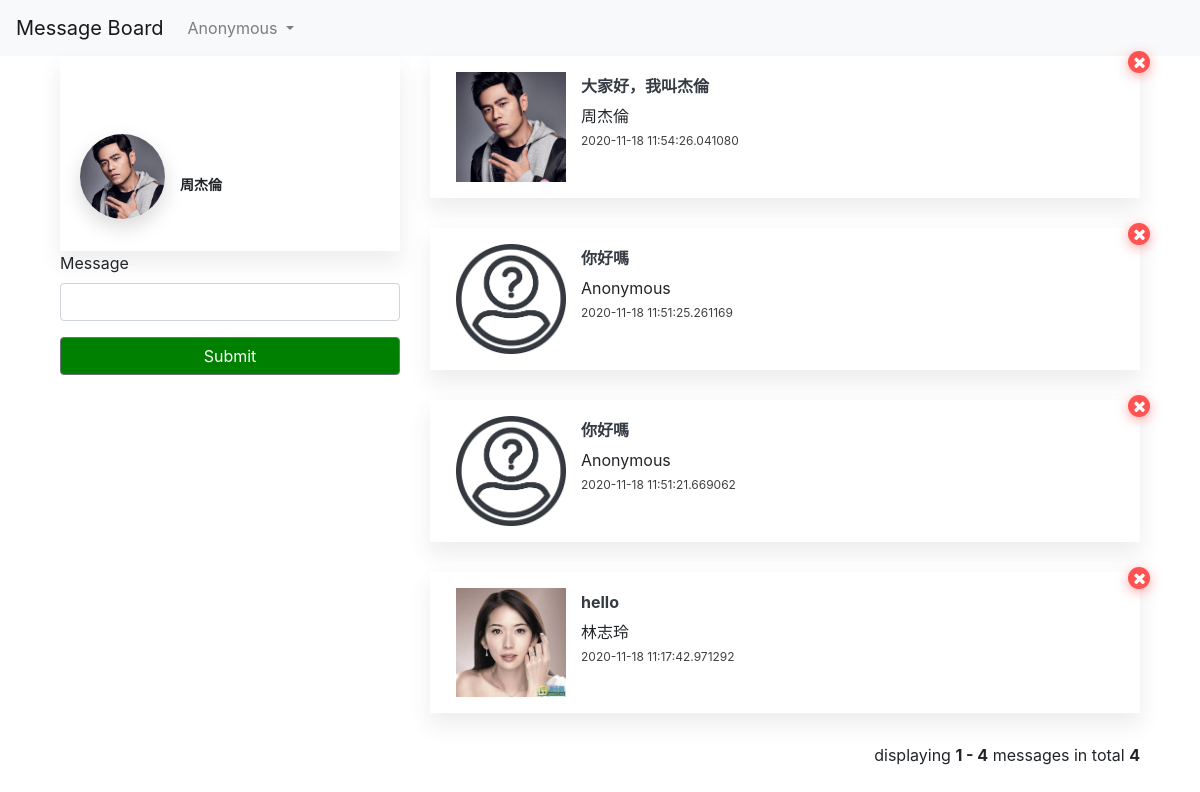
Page /message/1 on the committed database.
### models.py (models this page shows, shortened)
class User(db.Model):
    __tablename__ = 'users'
    id = db.Column(db.Integer, primary_key=True)
    account = db.Column(db.String(64), unique=True)
    password = db.Column(db.String(64))
    username = db.Column(db.String(64))

class Message(db.Model):
    __tablename__ = 'messages'
    id = db.Column(db.Integer, primary_key=True)
    owner = db.Column(db.String(64), db.ForeignKey('users.account')) # foreignkey: user
    senter = db.Column(db.String(64), db.ForeignKey('users.account')) # foreignkey: user
    message = db.Column(db.Text(64)) # no limit
    pub_date = db.Column(db.String, nullable=False,
                         default=datetime.now())
    owner_relationship = db.relationship('User', foreign_keys='Message.owner')
    senter_relationship = db.relationship('User', foreign_keys='Message.senter')

### app.py (the view, shortened to what this page needs)
@app.route('/message/<userid>', methods=['GET', 'POST']) # 進入訊息頁面
def message(userid):
    if 'account' in session:
        current_user = User.query.filter_by(account=session['account']).first()
    else:
        current_user = User.query.filter_by(username='Anonymous').first()
    owner = User.query.get(userid)
    form = MessageForm()
    messages = Message.query.filter_by(owner = owner.account).order_by(Message.pub_date).all()
    search = False
    q = request.args.get('q')
    if q:
        search = True
    page = request.args.get(get_page_parameter(), type=int, default=1)
    pagination = Pagination(page=page, per_page=4 ,total=len(messages), bs_version=4, search=search, record_name='messages')
    pagination_items = Message.query.filter_by(owner = owner.account).order_by(Message.pub_date.desc()).paginate(page=page, per_page=4)
    pagination_items = pagination_items.items
    content = {'owner': owner, 'form': form, 'messages': messages,
               'pagination': pagination, 'pagination_items': pagination_items,
               'current_user': current_user}
    return render_template('message.html', **content)

### form.py
class MessageForm(FlaskForm):
    message = StringField('Message', validators=[
        validators.DataRequired(),
    ])

### templates/message.html (shortened to what this page needs)
{% extends 'main.html' %}
{% import "bootstrap/wtf.html" as wtf %}
{% block content %}
<link href="https://maxcdn.bootstrapcdn.com/font-awesome/4.3.0/css/font-awesome.min.css" rel="stylesheet">
<link rel="stylesheet" href="{{ url_for('static',    filename='message.css') }}">
<div class="container mb-4">
    <div class="row">
        <div class="col-lg-4 pb-5">
            <div class="author-card pb-3">
                <div class="author-card-cover" style="background-image: url(https://bootdey.com/img/Content/flores-amarillas-wallpaper.jpeg);"></div>
                <div class="author-card-profile">
                    <div class="author-card-avatar"><img src="/static/images/{{ owner.account }}.jpg" alt="Daniel Adams">
                    </div>
                    <div class="author-card-details">
                        <h5 class="author-card-name text-lg">{{ owner.username}}</h5>
                    </div>
                </div>
            </div>
            <div class="wizard">
                <nav class="list-group list-group-flush">
                    <form action method="post">
                        {{ wtf.form_field(form.message) }}
                        <div class='wrapper'>
                        <button id="submit" class="btn btn-secondary" style="width:340px; background-color: green;" type="submit" value="Submit">Submit</button>
                        </div>
                    </form>
                </nav>
            </div>
        </div>
        <div class="col-lg-8 pb-5">
            {% for message in pagination_items %}
                <div class="cart-item d-md-flex justify-content-between"><span class="remove-item" onclick="javascript:location.href='/message/delete/{{message.id}}'" ><i class="fa fa-times"></i></span>
                    <div class="px-3 my-3">
                        <a class="cart-item-product">
                            <div class="cart-item-product-thumb"><img src="/static/images/{{ message.senter }}.jpg" alt="Product"></div>
                            <div class="cart-item-product-info">
                                <h4 class="cart-item-product-title" id="{{ message.id }}" data-senter="{{ message.senter }}" data-owner="{{ message.owner }}" data-message="{{ message.message }}" onclick="javascript:location.href='/message/{{message.owner_relationship.id}}/update/{{message.id}}'">{{ message.message }}</h4>
                                <div class="text-lg text-body font-weight-medium pb-1">{{ message.senter_relationship.username}}
                                </div><span>{{ message.pub_date}}</span>
                            </div>
                        </a>
                    </div>
                </div>
            {% endfor %}
                <div class="text-right">
                    <ul class="pagination pagination-split mt-0 float-right">
                        {{ pagination.info }}
                    </ul>
                </div>
        </div>
    </div>
</div>
{% endblock content %}

### templates/main.html (shortened to what this page needs)
<!DOCTYPE html>
<html lang="en">
<head>
    <link rel="stylesheet" href="https://cdn.jsdelivr.net/npm/bootstrap@4.5.3/dist/css/bootstrap.min.css">
</head>
<body>
    <nav class="navbar navbar-expand-lg navbar-light bg-light">
        <a class="navbar-brand" href="{{ url_for('index') }}">Message Board</a>
      <div class="collapse navbar-collapse" id="navbarSupportedContent">
        <ul class="navbar-nav mr-auto">
          <li class="nav-item dropdown">
            <a class="nav-link dropdown-toggle" href="#" id="navbarDropdown" role="button" data-toggle="dropdown" aria-haspopup="true" aria-expanded="false">
                {{current_user.username}}
            </a>
          </li>
        </ul>
      </div>
    </nav>
    <div class="container">
        {% block content %}
        {% endblock content %}
    </div>
</body>
</html>

### static/message.css (style rules this page uses)
body { background-color: #FFFFFF }
.author-card { position: relative; padding-bottom: 48px; box-shadow: 0 12px 20px 1px rgba(64, 64, 64, .09); }
.author-card .author-card-cover { position: relative; width: 100%; height: 100px; background-position: center; background-repeat: no-repeat; background-size: cover; }
.author-card .author-card-cover::after { display: block; position: absolute; top: 0; left: 0; width: 100%; height: 100%; content: ''; opacity: 0.5; }
.author-card .author-card-profile { display: table; position: relative; margin-top: -22px; padding-right: 15px; padding-bottom: 16px; padding-left: 20px; z-index: 5; }
.author-card .author-card-profile .author-card-avatar, .author-card .author-card-profile .author-card-details { display: table-cell; vertical-align: middle; }
.author-card .author-card-profile .author-card-avatar { width: 85px; border-radius: 50%; box-shadow: 0 8px 20px 0 rgba(0, 0, 0, .15); overflow: hidden; }
.author-card .author-card-profile .author-card-avatar > img { display: block; width: 100%; }
.author-card .author-card-profile .author-card-details { padding-top: 20px; padding-left: 15px; }
.author-card .author-card-profile .author-card-name { margin-bottom: 2px; font-size: 14px; font-weight: bold; }
.cart-item { position: relative; margin-bottom: 30px; padding: 0 50px 0 10px; background-color: #fff; box-shadow: 0 12px 20px 1px rgba(64, 64, 64, .09); }
.cart-item .cart-item-product { display: table; width: 420px; text-decoration: none; }
.cart-item .cart-item-product-thumb, .cart-item .cart-item-product-info { display: table-cell; vertical-align: top; }
.cart-item .cart-item-product-thumb { width: 110px; }
.cart-item .cart-item-product-thumb > img { display: block; width: 100%; }
.cart-item .cart-item-product-info { padding-top: 5px; padding-left: 15px; }
.cart-item .cart-item-product-info > span { display: block; margin-bottom: 2px; color: #404040; font-size: 12px; }
.cart-item .cart-item-product-title { margin-bottom: 8px; transition: color, 0.3s; color: #343b43; font-size: 16px; font-weight: bold; }
.cart-item .remove-item { right: -10px !important; }
.remove-item { display: block; position: absolute; top: -5px; right: -5px; width: 22px; height: 22px; padding-left: 1px; border-radius: 50%; background-color: #ff5252; color: #fff; line-height: 23px; text-align: center; box-shadow: 0 3px 12px 0 rgba(255, 82, 82, .5); cursor: pointer; }

### rows in the picture
User: username "Anonymous"
User: username "周杰倫"
Message: shows a picture, message "大家好，我叫杰倫", senter_relationship.username "周杰倫", pub_date "2020-11-18 11:54:26.041080"
Message: message "你好嗎", senter_relationship.username "Anonymous", pub_date "2020-11-18 11:51:25.261169"
Message: message "你好嗎", senter_relationship.username "Anonymous", pub_date "2020-11-18 11:51:21.669062"
Message: shows a picture, message "hello", senter_relationship.username "林志玲", pub_date "2020-11-18 11:17:42.971292"

### other values in the picture
{{ pagination.info }} "displaying 1 - 4 messages in total 4"
